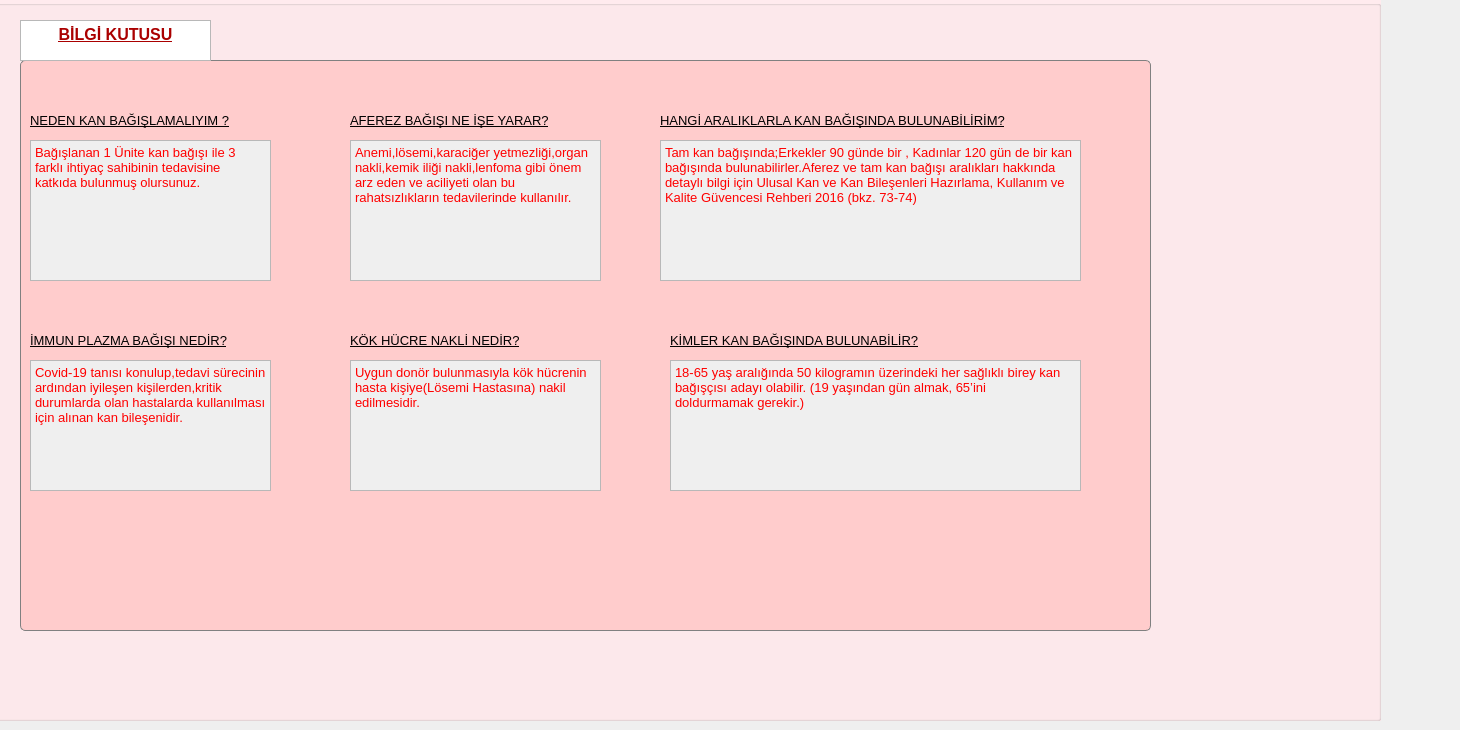
    <widget class="QWidget" name="tab_5">
     <attribute name="title">
      <string>BİLGİ KUTUSU</string>
     </attribute>
     <widget class="QGroupBox" name="groupBox_7">
      <property name="enabled">
       <bool>true</bool>
      </property>
      <property name="geometry">
       <rect>
        <x>-70</x>
        <y>0</y>
        <width>1451</width>
        <height>721</height>
       </rect>
      </property>
      <property name="layoutDirection">
       <enum>Qt::LeftToRight</enum>
      </property>
      <property name="autoFillBackground">
       <bool>false</bool>
      </property>
      <property name="styleSheet">
       <string notr="true">QGroupBox {
    background-color: #FFEBEE;
}
</string>
      </property>
      <property name="title">
       <string/>
      </property>
      <widget class="QLabel" name="label_22">
       <property name="geometry">
        <rect>
         <x>620</x>
         <y>300</y>
         <width>55</width>
         <height>16</height>
        </rect>
       </property>
       <property name="text">
        <string/>
       </property>
      </widget>
      <widget class="QGroupBox" name="groupBox_2">
       <property name="geometry">
        <rect>
         <x>90</x>
         <y>40</y>
         <width>1131</width>
         <height>591</height>
        </rect>
       </property>
       <property name="styleSheet">
        <string notr="true">QGroupBox {
    background-color: #FFCCCC;  /* Arka plan rengini açık kırmızı yapar */
    border: 1px solid gray;  /* İsteğe bağlı olarak kenarlık ekleyebilirsiniz */
    border-radius: 5px;  /* Köşeleri yuvarlatmak için */
    margin-top: 20px;  /* Grup başlığının üstüne boşluk bırakmak için */
}

QGroupBox::title {
    subcontrol-origin: margin;
    subcontrol-position: top center;  /* Başlık pozisyonunu ortalayın */
    padding: 0 3px;
    background-color: #FFCCCC;  /* Başlığın arka plan rengini aynı yapın */
}
</string>
       </property>
       <property name="title">
        <string/>
       </property>
       <widget class="QLabel" name="lblNedenKanBagisi">
        <property name="geometry">
         <rect>
          <x>10</x>
          <y>70</y>
          <width>251</width>
          <height>20</height>
         </rect>
        </property>
        <property name="font">
         <font>
          <pointsize>10</pointsize>
          <weight>50</weight>
          <bold>false</bold>
          <underline>true</underline>
         </font>
        </property>
        <property name="text">
         <string>NEDEN KAN BAĞIŞLAMALIYIM ?</string>
        </property>
       </widget>
       <widget class="QTextEdit" name="txeNedenKanBagisi">
        <property name="enabled">
         <bool>false</bool>
        </property>
        <property name="geometry">
         <rect>
          <x>10</x>
          <y>100</y>
          <width>241</width>
          <height>141</height>
         </rect>
        </property>
        <property name="font">
         <font>
          <weight>75</weight>
          <bold>true</bold>
         </font>
        </property>
        <property name="readOnly">
         <bool>true</bool>
        </property>
        <property name="html">
         <string>&lt;!DOCTYPE HTML PUBLIC &quot;-//W3C//DTD HTML 4.0//EN&quot; &quot;http://www.w3.org/TR/REC-html40/strict.dtd&quot;&gt;
&lt;html&gt;&lt;head&gt;&lt;meta name=&quot;qrichtext&quot; content=&quot;1&quot; /&gt;&lt;style type=&quot;text/css&quot;&gt;
p, li { white-space: pre-wrap; }
&lt;/style&gt;&lt;/head&gt;&lt;body style=&quot; font-family:'MS Shell Dlg 2'; font-size:7.8pt; font-weight:600; font-style:normal;&quot;&gt;
&lt;p style=&quot; margin-top:0px; margin-bottom:0px; margin-left:0px; margin-right:0px; -qt-block-indent:0; text-indent:0px;&quot;&gt;&lt;span style=&quot; font-size:10pt; font-weight:400; color:#ff0000;&quot;&gt;Bağışlanan 1 Ünite kan bağışı ile 3 farklı ihtiyaç sahibinin tedavisine katkıda bulunmuş olursunuz.&lt;/span&gt;&lt;/p&gt;&lt;/body&gt;&lt;/html&gt;</string>
        </property>
       </widget>
       <widget class="QLabel" name="lblAferez">
        <property name="geometry">
         <rect>
          <x>330</x>
          <y>70</y>
          <width>281</width>
          <height>21</height>
         </rect>
        </property>
        <property name="font">
         <font>
          <pointsize>10</pointsize>
          <weight>50</weight>
          <bold>false</bold>
          <underline>true</underline>
         </font>
        </property>
        <property name="text">
         <string>AFEREZ BAĞIŞI NE İŞE YARAR?</string>
        </property>
       </widget>
       <widget class="QTextEdit" name="txeAferez">
        <property name="enabled">
         <bool>false</bool>
        </property>
        <property name="geometry">
         <rect>
          <x>330</x>
          <y>100</y>
          <width>251</width>
          <height>141</height>
         </rect>
        </property>
        <property name="font">
         <font>
          <pointsize>8</pointsize>
         </font>
        </property>
        <property name="readOnly">
         <bool>true</bool>
        </property>
        <property name="html">
         <string>&lt;!DOCTYPE HTML PUBLIC &quot;-//W3C//DTD HTML 4.0//EN&quot; &quot;http://www.w3.org/TR/REC-html40/strict.dtd&quot;&gt;
&lt;html&gt;&lt;head&gt;&lt;meta name=&quot;qrichtext&quot; content=&quot;1&quot; /&gt;&lt;style type=&quot;text/css&quot;&gt;
p, li { white-space: pre-wrap; }
&lt;/style&gt;&lt;/head&gt;&lt;body style=&quot; font-family:'MS Shell Dlg 2'; font-size:8pt; font-weight:400; font-style:normal;&quot;&gt;
&lt;p style=&quot; margin-top:0px; margin-bottom:0px; margin-left:0px; margin-right:0px; -qt-block-indent:0; text-indent:0px;&quot;&gt;&lt;span style=&quot; font-size:10pt; color:#ff0000;&quot;&gt;Anemi,lösemi,karaciğer yetmezliği,organ nakli,kemik iliği nakli,lenfoma gibi önem arz eden ve aciliyeti olan bu rahatsızlıkların tedavilerinde kullanılır.&lt;/span&gt;&lt;/p&gt;&lt;/body&gt;&lt;/html&gt;</string>
        </property>
       </widget>
       <widget class="QLabel" name="lblImmun">
        <property name="geometry">
         <rect>
          <x>10</x>
          <y>290</y>
          <width>251</width>
          <height>20</height>
         </rect>
        </property>
        <property name="font">
         <font>
          <pointsize>10</pointsize>
          <underline>true</underline>
         </font>
        </property>
        <property name="text">
         <string>İMMUN PLAZMA BAĞIŞI NEDİR?</string>
        </property>
       </widget>
       <widget class="QTextEdit" name="txeImmun">
        <property name="enabled">
         <bool>false</bool>
        </property>
        <property name="geometry">
         <rect>
          <x>10</x>
          <y>320</y>
          <width>241</width>
          <height>131</height>
         </rect>
        </property>
        <property name="readOnly">
         <bool>true</bool>
        </property>
        <property name="html">
         <string>&lt;!DOCTYPE HTML PUBLIC &quot;-//W3C//DTD HTML 4.0//EN&quot; &quot;http://www.w3.org/TR/REC-html40/strict.dtd&quot;&gt;
&lt;html&gt;&lt;head&gt;&lt;meta name=&quot;qrichtext&quot; content=&quot;1&quot; /&gt;&lt;style type=&quot;text/css&quot;&gt;
p, li { white-space: pre-wrap; }
&lt;/style&gt;&lt;/head&gt;&lt;body style=&quot; font-family:'MS Shell Dlg 2'; font-size:7.8pt; font-weight:400; font-style:normal;&quot;&gt;
&lt;p style=&quot; margin-top:0px; margin-bottom:0px; margin-left:0px; margin-right:0px; -qt-block-indent:0; text-indent:0px;&quot;&gt;&lt;span style=&quot; font-size:10pt; color:#ff0000;&quot;&gt;Covid-19 tanısı konulup,tedavi sürecinin ardından iyileşen kişilerden,kritik durumlarda olan hastalarda kullanılması için alınan kan bileşenidir.&lt;/span&gt;&lt;/p&gt;&lt;/body&gt;&lt;/html&gt;</string>
        </property>
       </widget>
       <widget class="QLabel" name="lblKokHucre">
        <property name="geometry">
         <rect>
          <x>330</x>
          <y>290</y>
          <width>221</width>
          <height>21</height>
         </rect>
        </property>
        <property name="font">
         <font>
          <pointsize>10</pointsize>
          <underline>true</underline>
         </font>
        </property>
        <property name="text">
         <string>KÖK HÜCRE NAKLİ NEDİR?</string>
        </property>
       </widget>
       <widget class="QTextEdit" name="txeKokHucre">
        <property name="enabled">
         <bool>false</bool>
        </property>
        <property name="geometry">
         <rect>
          <x>330</x>
          <y>320</y>
          <width>251</width>
          <height>131</height>
         </rect>
        </property>
        <property name="readOnly">
         <bool>true</bool>
        </property>
        <property name="html">
         <string>&lt;!DOCTYPE HTML PUBLIC &quot;-//W3C//DTD HTML 4.0//EN&quot; &quot;http://www.w3.org/TR/REC-html40/strict.dtd&quot;&gt;
&lt;html&gt;&lt;head&gt;&lt;meta name=&quot;qrichtext&quot; content=&quot;1&quot; /&gt;&lt;style type=&quot;text/css&quot;&gt;
p, li { white-space: pre-wrap; }
&lt;/style&gt;&lt;/head&gt;&lt;body style=&quot; font-family:'MS Shell Dlg 2'; font-size:7.8pt; font-weight:400; font-style:normal;&quot;&gt;
&lt;p style=&quot; margin-top:0px; margin-bottom:0px; margin-left:0px; margin-right:0px; -qt-block-indent:0; text-indent:0px;&quot;&gt;&lt;span style=&quot; font-size:10pt; color:#ff0000;&quot;&gt;Uygun donör bulunmasıyla kök hücrenin hasta kişiye(Lösemi Hastasına) nakil edilmesidir.&lt;/span&gt;&lt;/p&gt;&lt;/body&gt;&lt;/html&gt;</string>
        </property>
       </widget>
       <widget class="QLabel" name="lblHerBagis">
        <property name="geometry">
         <rect>
          <x>780</x>
          <y>510</y>
          <width>361</width>
          <height>151</height>
         </rect>
        </property>
        <property name="text">
         <string/>
        </property>
        <property name="pixmap">
         <pixmap>../../Resimler/Ekran Görüntüleri/resim16.png</pixmap>
        </property>
       </widget>
       <widget class="QLabel" name="lblAferez_2">
        <property name="geometry">
         <rect>
          <x>640</x>
          <y>70</y>
          <width>441</width>
          <height>21</height>
         </rect>
        </property>
        <property name="font">
         <font>
          <pointsize>10</pointsize>
          <weight>50</weight>
          <bold>false</bold>
          <underline>true</underline>
         </font>
        </property>
        <property name="text">
         <string>HANGİ ARALIKLARLA KAN BAĞIŞINDA BULUNABİLİRİM?</string>
        </property>
       </widget>
       <widget class="QTextEdit" name="txeAferez_2">
        <property name="enabled">
         <bool>false</bool>
        </property>
        <property name="geometry">
         <rect>
          <x>640</x>
          <y>100</y>
          <width>421</width>
          <height>141</height>
         </rect>
        </property>
        <property name="font">
         <font>
          <pointsize>8</pointsize>
         </font>
        </property>
        <property name="readOnly">
         <bool>true</bool>
        </property>
        <property name="html">
         <string>&lt;!DOCTYPE HTML PUBLIC &quot;-//W3C//DTD HTML 4.0//EN&quot; &quot;http://www.w3.org/TR/REC-html40/strict.dtd&quot;&gt;
&lt;html&gt;&lt;head&gt;&lt;meta name=&quot;qrichtext&quot; content=&quot;1&quot; /&gt;&lt;style type=&quot;text/css&quot;&gt;
p, li { white-space: pre-wrap; }
&lt;/style&gt;&lt;/head&gt;&lt;body style=&quot; font-family:'MS Shell Dlg 2'; font-size:8pt; font-weight:400; font-style:normal;&quot;&gt;
&lt;p style=&quot; margin-top:0px; margin-bottom:0px; margin-left:0px; margin-right:0px; -qt-block-indent:0; text-indent:0px;&quot;&gt;&lt;span style=&quot; font-size:10pt; color:#ff0000;&quot;&gt;Tam kan bağışında;Erkekler 90 günde bir , Kadınlar 120 gün de bir kan bağışında bulunabilirler.Aferez ve tam kan bağışı aralıkları hakkında detaylı bilgi için Ulusal Kan ve Kan Bileşenleri Hazırlama, Kullanım ve Kalite Güvencesi Rehberi 2016 (bkz. 73-74)&lt;/span&gt;&lt;/p&gt;&lt;/body&gt;&lt;/html&gt;</string>
        </property>
       </widget>
       <widget class="QLabel" name="lblKokHucre_2">
        <property name="geometry">
         <rect>
          <x>650</x>
          <y>290</y>
          <width>311</width>
          <height>21</height>
         </rect>
        </property>
        <property name="font">
         <font>
          <pointsize>10</pointsize>
          <weight>50</weight>
          <bold>false</bold>
          <underline>true</underline>
         </font>
        </property>
        <property name="text">
         <string>KİMLER KAN BAĞIŞINDA BULUNABİLİR?</string>
        </property>
       </widget>
       <widget class="QTextEdit" name="txeKokHucre_2">
        <property name="enabled">
         <bool>false</bool>
        </property>
        <property name="geometry">
         <rect>
          <x>650</x>
          <y>320</y>
          <width>411</width>
          <height>131</height>
         </rect>
        </property>
        <property name="readOnly">
         <bool>true</bool>
        </property>
        <property name="html">
         <string>&lt;!DOCTYPE HTML PUBLIC &quot;-//W3C//DTD HTML 4.0//EN&quot; &quot;http://www.w3.org/TR/REC-html40/strict.dtd&quot;&gt;
&lt;html&gt;&lt;head&gt;&lt;meta name=&quot;qrichtext&quot; content=&quot;1&quot; /&gt;&lt;style type=&quot;text/css&quot;&gt;
p, li { white-space: pre-wrap; }
&lt;/style&gt;&lt;/head&gt;&lt;body style=&quot; font-family:'MS Shell Dlg 2'; font-size:7.8pt; font-weight:400; font-style:normal;&quot;&gt;
&lt;p style=&quot; margin-top:0px; margin-bottom:0px; margin-left:0px; margin-right:0px; -qt-block-indent:0; text-indent:0px;&quot;&gt;&lt;span style=&quot; font-size:10pt; color:#ff0000;&quot;&gt;18-65 yaş aralığında 50 kilogramın üzerindeki her sağlıklı birey kan bağışçısı adayı olabilir. (19 yaşından gün almak, 65’ini doldurmamak gerekir.)&lt;/span&gt;&lt;/p&gt;&lt;/body&gt;&lt;/html&gt;</string>
        </property>
       </widget>
      </widget>
      <widget class="QTextEdit" name="txeBilgiKutusu">
       <property name="enabled">
        <bool>true</bool>
       </property>
       <property name="geometry">
        <rect>
         <x>90</x>
         <y>20</y>
         <width>191</width>
         <height>41</height>
        </rect>
       </property>
       <property name="styleSheet">
        <string notr="true">
    background-color: #FFCCCC;  /* Arka plan rengini açık background-color: #FFCCCC;  /* Başlığın arka plan rengini aynı yapın *
</string>
       </property>
       <property name="readOnly">
        <bool>true</bool>
       </property>
       <property name="html">
        <string>&lt;!DOCTYPE HTML PUBLIC &quot;-//W3C//DTD HTML 4.0//EN&quot; &quot;http://www.w3.org/TR/REC-html40/strict.dtd&quot;&gt;
&lt;html&gt;&lt;head&gt;&lt;meta name=&quot;qrichtext&quot; content=&quot;1&quot; /&gt;&lt;style type=&quot;text/css&quot;&gt;
p, li { white-space: pre-wrap; }
&lt;/style&gt;&lt;/head&gt;&lt;body style=&quot; font-family:'MS Shell Dlg 2'; font-size:7.8pt; font-weight:400; font-style:normal;&quot;&gt;
&lt;p align=&quot;center&quot; style=&quot; margin-top:0px; margin-bottom:0px; margin-left:0px; margin-right:0px; -qt-block-indent:0; text-indent:0px;&quot;&gt;&lt;span style=&quot; font-size:12pt; font-weight:600; text-decoration: underline; color:#aa0000;&quot;&gt;BİLGİ KUTUSU&lt;/span&gt;&lt;/p&gt;&lt;/body&gt;&lt;/html&gt;</string>
       </property>
      </widget>
     </widget>
    </widget>
